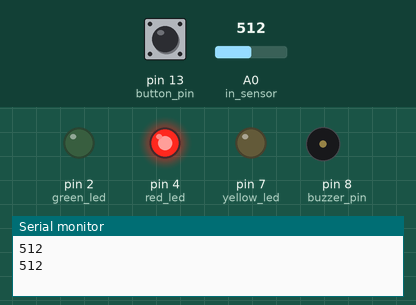
The sketch below on a simulated Arduino Uno, built with avr-gcc and run on an emulated ATmega328P. Parts: output pins drawn as LEDs (lit = HIGH), buzzer (waves = sounding, pin HIGH), the last lines printed to the serial monitor. Inputs (shaded band) come from the test bench; at power-on: A0 (in_sensor) = 512, pin 13 (button_pin) LOW.

Above: at 6.8 s.
6.9 s: A0 (in_sensor) set to 159
13.6 s: A0 (in_sensor) set to 138
At 19.4 s:
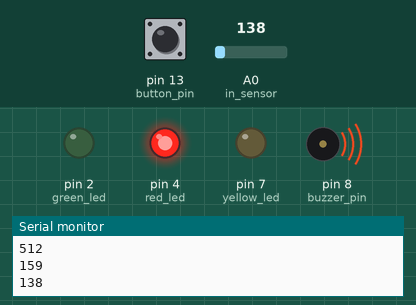
25.5 s: A0 (in_sensor) set to 160
At 27.5 s:
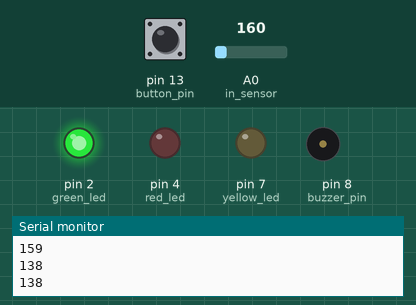
32.2 s: A0 (in_sensor) set to 140
At 38.8 s:
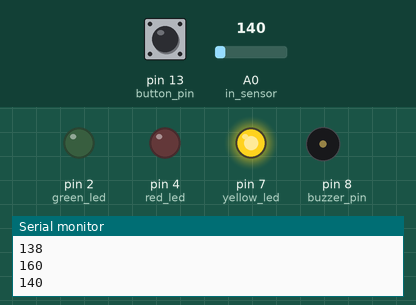
Timing chart, 0 to 39.9 s (numbered marks = the images above; inputs shaded):
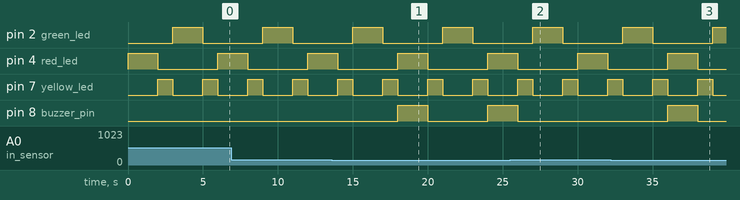

The sketch:

sketch_jul9a8.ino
```cpp
int red_led = 4;
int green_led = 2;
int yellow_led = 7;
int d_time_long = 2000;
int d_time_short = 1000;
int buzzer_pin = 8;
bool isRed = false;
int in_sensor = A0;
int ledler = 12;
int button_pin = 13;
int button_state = 0;
unsigned long prev_time = 0;
void setup() {
  Serial.begin(9600);
  pinMode(red_led, OUTPUT);
  pinMode(green_led, OUTPUT);
  pinMode(yellow_led, OUTPUT);
  pinMode(buzzer_pin, OUTPUT);
  pinMode(in_sensor, INPUT);
  pinMode(button_pin, INPUT);
}

void loop() {

  if(millis() - prev_time > 1000){
    prev_time = millis();
    button_state = digitalRead(button_pin);
    if(button_state == 1){
    digitalWrite(ledler, HIGH);
    }
    else if(button_state == 0){
    digitalWrite(ledler, LOW);
    }
  }

  isRed = true;
  int in_sensor_value = analogRead(in_sensor);
  Serial.println(in_sensor_value);
  if((isRed == true) && (in_sensor_value<150)){
      digitalWrite(buzzer_pin, HIGH);
  }
  else{
      digitalWrite(buzzer_pin, LOW);
  }

  isRed = true;
  digitalWrite(red_led,HIGH);
  digitalWrite(yellow_led,LOW);
  digitalWrite(green_led,LOW);
  delay(d_time_long);
  isRed = false;

  if((isRed == true) && (in_sensor_value<150)){
      digitalWrite(buzzer_pin, HIGH);
  }
  else if((isRed == false) || (in_sensor_value>=150)){
      digitalWrite(buzzer_pin, LOW);
  }

  digitalWrite(red_led,LOW);
  digitalWrite(yellow_led,HIGH);
  digitalWrite(green_led,LOW);
  delay(d_time_short);
  isRed = false;

  digitalWrite(red_led,LOW);
  digitalWrite(yellow_led,LOW);
  digitalWrite(green_led,HIGH);
  delay(d_time_long);
  isRed = false;

  digitalWrite(red_led,LOW);
  digitalWrite(yellow_led,HIGH);
  digitalWrite(green_led,LOW);
  delay(d_time_short);
  isRed = false;


}
```

Measured:
- the behaviour switches between 150 and 149 on A0 (in_sensor) (found by bisection; images 0 and 1)
- after the input at 13.6 s, pin 8 (buzzer_pin): LOW → HIGH after 4.4 s, → LOW 2.0 s later, → HIGH 4.0 s later
- after the input at 25.5 s, pin 8 (buzzer_pin): goes on until 26.0 s, then stays LOW
- after the input at 32.2 s, pin 8 (buzzer_pin): LOW → HIGH after 3.8 s, → LOW 2.0 s later
- by itself, pin 2 (green_led), pin 4 (red_led): alternates HIGH for 2.0 s and LOW for 4.0 s
- by itself, pin 7 (yellow_led): alternates HIGH for 1.0 s and LOW for 2.0 s
